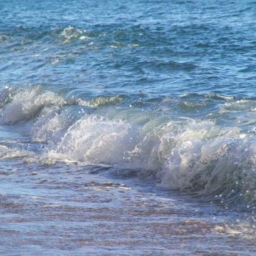
%> input picture artifact_removal/images/original71.png, 256 x 256 px
$ octave metrics.m   (GNU Octave 9; MATLAB toolbox functions it lacks are replaced by stand-ins)
%> lines starting %> are read from the running program, lines starting %| are printed output that depends on the picture; long printed decimals are rounded
ref = imread("images/original71.png");
%> ref is the input picture: size 256x256x3 uint8; mean R, G, B 121.9, 145.7, 172.7
A=imread('images/filter71.png');
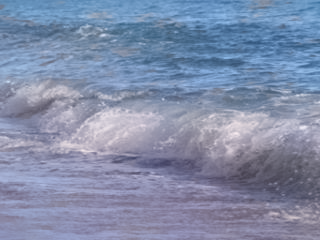
%> input picture artifact_removal/images/filter71.png, 320 x 240 px
%> A is the input picture: size 240x320x3 uint8; mean R, G, B 129.2, 140.9, 170
ref = imresize(ref,[240 320]);
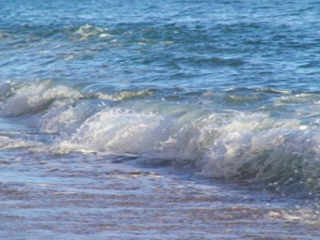
%> ref: size 240x320x3 uint8; mean R, G, B 121.9, 145.7, 172.7
A = imresize(A,[240 320]);
[peaksnr, snr] = psnr(A, ref);
%> peaksnr = 29.33; snr = 24.79
ssimval = ssim(A,ref)*100;
%> ssimval = 92.99
fprintf('\n %0.4f %f', peaksnr,ssimval);
%|  29.3299 92.994
